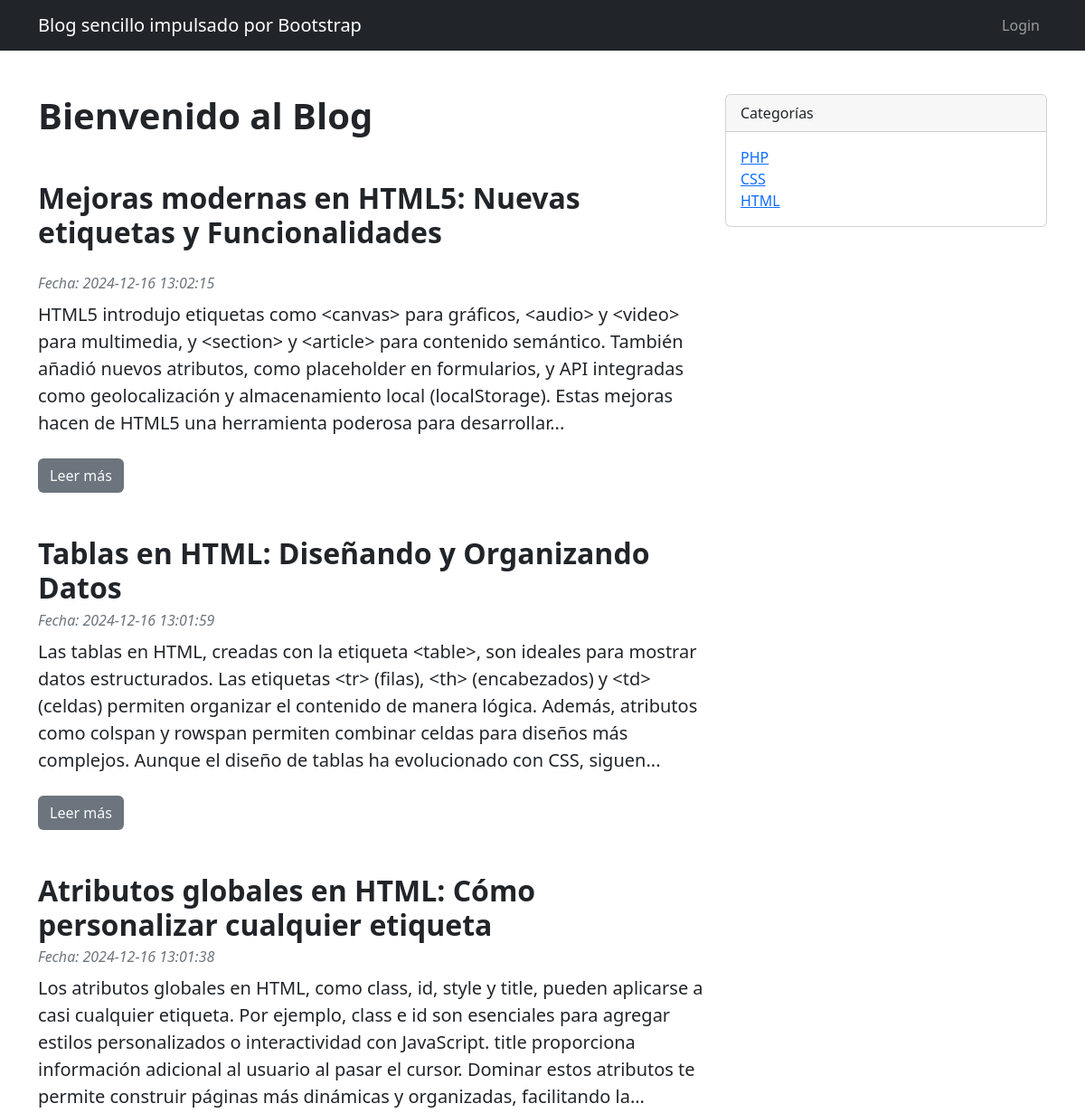
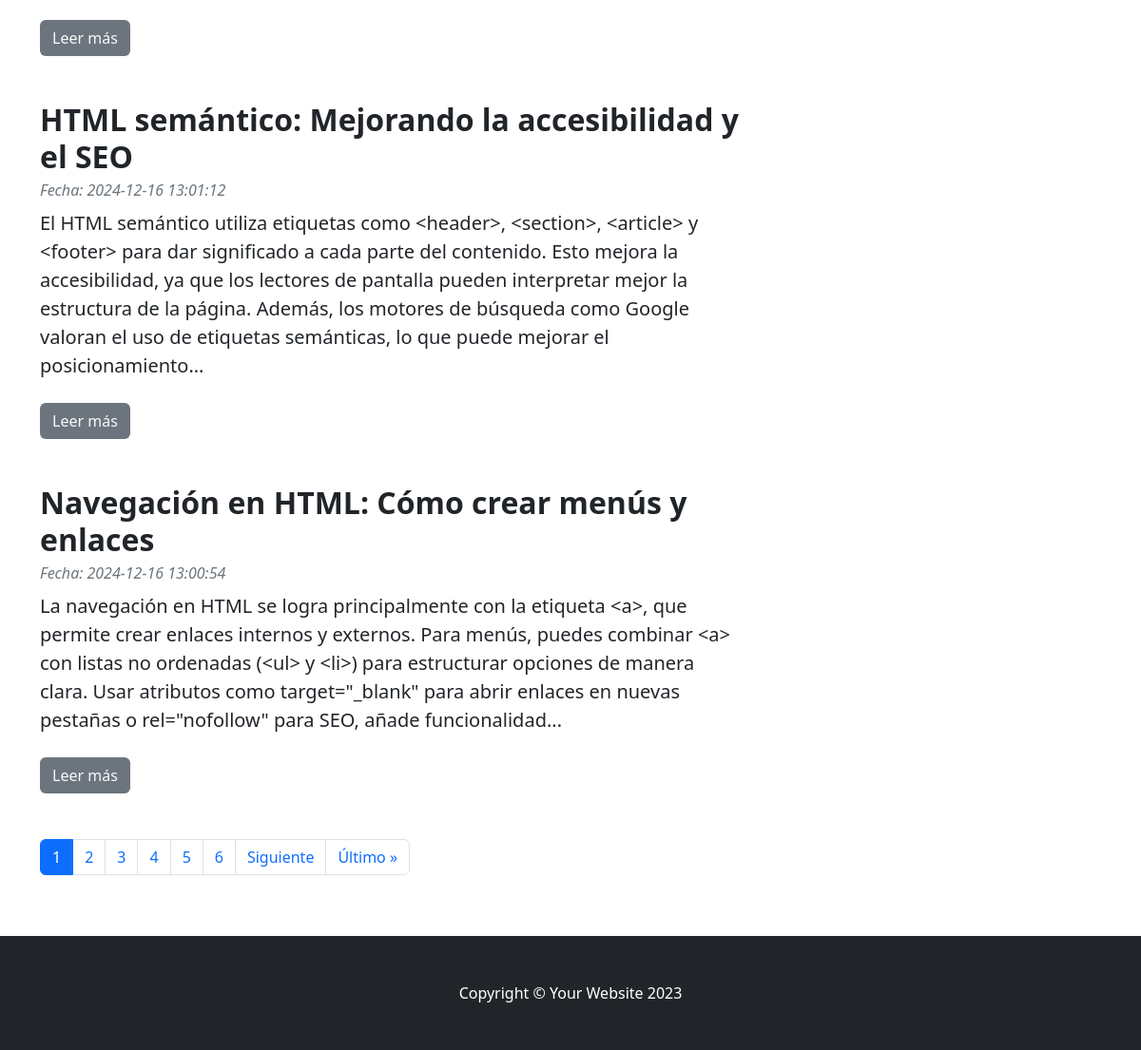
The page / on the database its author committed (2 pictures, top to bottom).
### tables this page shows
CREATE TABLE IF NOT EXISTS `entrada` (
  `id_entrada` int NOT NULL AUTO_INCREMENT,
  `id_usuario` int NOT NULL,
  `titulo_entrada` varchar(100) NOT NULL,
  `contenido_entrada` text NOT NULL,
  `fecha_publicacion_entrada` datetime NOT NULL DEFAULT CURRENT_TIMESTAMP,
  PRIMARY KEY (`id_entrada`),
  KEY `fk_usuario_entrada` (`id_usuario`)
);

CREATE TABLE IF NOT EXISTS `categoria` (
  `id_categoria` int NOT NULL AUTO_INCREMENT,
  `nombre_categoria` varchar(50) NOT NULL,
  `descripcion_categoria` varchar(150) NOT NULL,
  PRIMARY KEY (`id_categoria`)
);

### funciones.php (called while the page is built)
<?php
function recortarTexto($texto, $longitud = 400)
{
    $texto = $texto . " ";
    $texto = substr($texto, 0, $longitud);
    $texto = substr($texto, 0, strrpos($texto, " "));
    $texto = $texto . "...";
    return $texto;
}
?>

### index.php (the view, shortened to what this page needs)
<?php include('includes/header.php'); ?>
<div class="container mt-5 mb-5">
    <div class="row">
        <div class="col-lg-8">
            <article>
                <?php
                $entradas_por_pagina = 5;
                $pagina_actual = isset($_GET['pagina']) ? (int) $_GET['pagina'] : 1;
                $pagina_actual = $pagina_actual < 1 ? 1 : $pagina_actual;
                $inicio = ($pagina_actual - 1) * $entradas_por_pagina;
                $sql = 'SELECT * FROM entrada ORDER BY fecha_publicacion_entrada DESC LIMIT :limite OFFSET :offset';
                $resultado = $conn->prepare($sql);
                $resultado->bindParam(':limite', $entradas_por_pagina, PDO::PARAM_INT);
                $resultado->bindParam(':offset', $inicio, PDO::PARAM_INT);
                $resultado->execute();
                $entradas = $resultado->fetchAll(PDO::FETCH_ASSOC);
                $sql_total = 'SELECT COUNT(*) FROM entrada';
                $resultado_total = $conn->query($sql_total);
                $total_entradas = $resultado_total->fetchColumn();
                $total_paginas = ceil($total_entradas / $entradas_por_pagina);
                ?>
                <header class="mb-4">
                    <h1 class="fw-bolder mb-1">Bienvenido al Blog</h1>
                    <?php foreach ($entradas as $datos): ?>
                        <h2 class="fw-bolder mb-1 mt-5"><?php echo htmlspecialchars($datos['titulo_entrada']); ?></h2>
                    </header>
                    <div class="text-muted fst-italic mb-2">Fecha:
                        <?php echo htmlspecialchars($datos['fecha_publicacion_entrada']); ?></div>
                    <section class="mb-5">
                        <p class="fs-5 mb-4"><?php echo recortarTexto(($datos['contenido_entrada'])); ?></p>
                        <a class="btn bg-secondary text-decoration-none link-light"
                            href="post.php?id_entrada=<?php echo $datos['id_entrada'] ?>"><?php echo $leer_mas ?></a>
                    </section>
                <?php endforeach; ?>
                <div class="pagination">
                    <ul class="pagination justify-content-center">
                        <?php for ($i = 1; $i <= $total_paginas; $i++): ?>
                            <li class="page-item <?php echo $i == $pagina_actual ? 'active' : ''; ?>">
                                <a class="page-link" href="?pagina=<?php echo $i; ?>"><?php echo $i; ?></a>
                            </li>
                        <?php endfor; ?>
                        <?php if ($pagina_actual < $total_paginas): ?>
                            <li class="page-item">
                                <a class="page-link" href="?pagina=<?php echo $pagina_actual + 1; ?>">Siguiente</a>
                            </li>
                            <li class="page-item">
                                <a class="page-link" href="?pagina=<?php echo $total_paginas; ?>">Último &raquo;</a>
                            </li>
                        <?php endif; ?>
                    </ul>
                </div>
            </article>
        </div>
        <?php include('includes/aside.php'); ?>
    </div>
</div>
<?php include('includes/footer.php') ?>
</body>
</html>

### includes/header.php (shortened to what this page needs)
<?php
include('funciones.php');
$leer_mas = LEER_MAS;
?>
<!DOCTYPE html>
<html lang="en">
<head>
    <link href="css/styles.css" rel="stylesheet" />
</head>
<body>
    <nav class="navbar navbar-expand-lg navbar-dark bg-dark">
        <div class="container">
            <a class="navbar-brand" href="index.php">Blog sencillo impulsado por Bootstrap</a>
            <div class="collapse navbar-collapse" id="navbarSupportedContent">
                <ul class="navbar-nav ms-auto mb-2 mb-lg-0">
                    <?php if (isset($_SESSION['id_usuario'])): ?>
                        <li class="nav-item">
                            <a class="nav-link" href="logout.php">Cerrar sesión</a>
                        </li>
                    <?php else: ?>
                        <li class="nav-item">
                            <a class="nav-link" href="login.php">Login</a>
                        </li>
                    <?php endif; ?>
                </ul>
            </div>
        </div>
    </nav>

### includes/aside.php (shortened to what this page needs)
<?php
$sql = "SELECT nombre_categoria, id_categoria FROM categoria";
$resultado = $conn->query($sql);
$categorias = $resultado->fetchAll(PDO::FETCH_ASSOC);
?>
<div class="col-lg-4">
    <div class="card mb-4">
        <div class="card-header">Categorías</div>
        <div class="card-body">
            <div class="row">
                <div class="col-sm-6">
                    <?php foreach ($categorias as $categoria): ?>
                        <ul class="list-unstyled mb-0">
                            <li>
                                <a href="categoria.php?id_categoria=<?php echo $categoria['id_categoria'] ?>">
                                    <?php echo htmlspecialchars($categoria['nombre_categoria']); ?>
                                </a>
                            </li>
                        </ul>
                    <?php endforeach; ?>
                </div>
            </div>
        </div>
    </div>
</div>

### includes/footer.php
<footer class="py-5 bg-dark">
    <div class="container">
        <p class="m-0 text-center text-white">Copyright &copy; Your Website 2023</p>
    </div>
</footer>

### rows shown on the page
entrada: titulo_entrada "Mejoras modernas en HTML5: Nuevas etiquetas y Funcionalidades", fecha_publicacion_entrada "2024-12-16 13:02:15", contenido_entrada "HTML5 introdujo etiquetas como <canvas> para gráficos, <audio> y <video> para multimedia, y <section> y <article> para contenido semántico. También añadió nuevos atributos, como placeholder en formularios, y API integradas como geolocalización y almacenamiento local (localStorage). Estas mejoras hacen de HTML5 una herramienta poderosa para desarrollar..."
entrada: titulo_entrada "Tablas en HTML: Diseñando y Organizando Datos", fecha_publicacion_entrada "2024-12-16 13:01:59", contenido_entrada "Las tablas en HTML, creadas con la etiqueta <table>, son ideales para mostrar datos estructurados. Las etiquetas <tr> (filas), <th> (encabezados) y <td> (celdas) permiten organizar el contenido de manera lógica. Además, atributos como colspan y rowspan permiten combinar celdas para diseños más complejos. Aunque el diseño de tablas ha evolucionado con CSS, siguen..."
entrada: titulo_entrada "Atributos globales en HTML: Cómo personalizar cualquier etiqueta", fecha_publicacion_entrada "2024-12-16 13:01:38", contenido_entrada "Los atributos globales en HTML, como class, id, style y title, pueden aplicarse a casi cualquier etiqueta. Por ejemplo, class e id son esenciales para agregar estilos personalizados o interactividad con JavaScript. title proporciona información adicional al usuario al pasar el cursor. Dominar estos atributos te permite construir páginas más dinámicas y organizadas, facilitando la..."
entrada: titulo_entrada "HTML semántico: Mejorando la accesibilidad y el SEO", fecha_publicacion_entrada "2024-12-16 13:01:12", contenido_entrada "El HTML semántico utiliza etiquetas como <header>, <section>, <article> y <footer> para dar significado a cada parte del contenido. Esto mejora la accesibilidad, ya que los lectores de pantalla pueden interpretar mejor la estructura de la página. Además, los motores de búsqueda como Google valoran el uso de etiquetas semánticas, lo que puede mejorar el posicionamiento..."
entrada: titulo_entrada "Navegación en HTML: Cómo crear menús y enlaces", fecha_publicacion_entrada "2024-12-16 13:00:54", contenido_entrada "La navegación en HTML se logra principalmente con la etiqueta <a>, que permite crear enlaces internos y externos. Para menús, puedes combinar <a> con listas no ordenadas (<ul> y <li>) para estructurar opciones de manera clara. Usar atributos como target=\"_blank\" para abrir enlaces en nuevas pestañas o rel=\"nofollow\" para SEO, añade funcionalidad..."
categoria: nombre_categoria "PHP"
categoria: nombre_categoria "CSS"
categoria: nombre_categoria "HTML"
